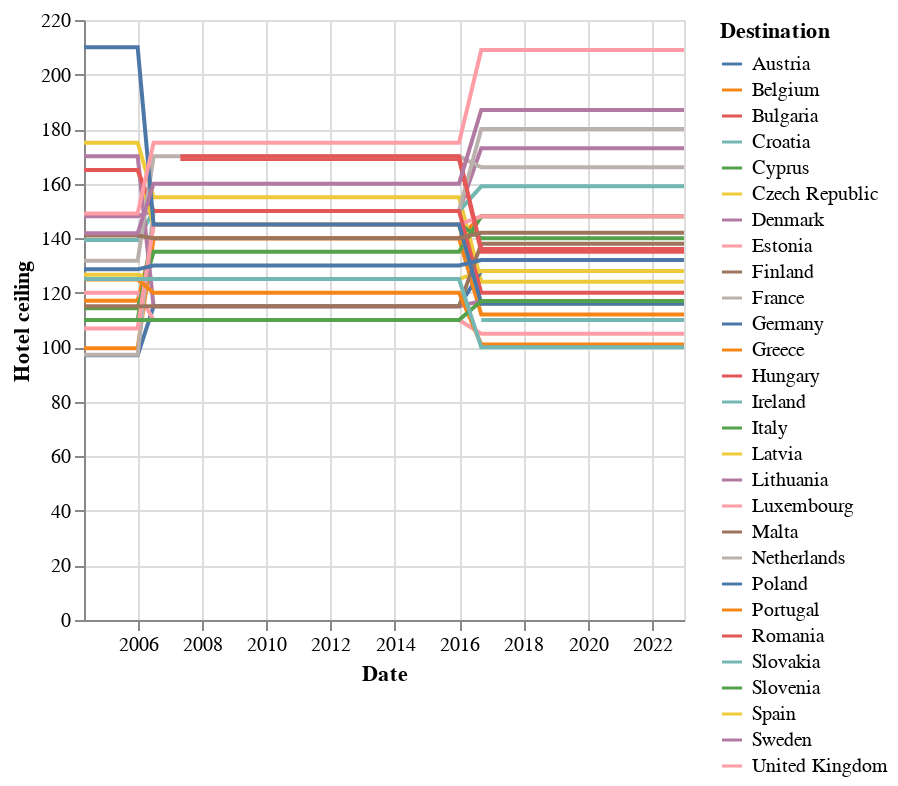

This figure's notebook cell:
### Code cell
selection = alt.selection_point(fields=['Destination'], bind='legend')

alt.Chart(df_adjusted).mark_line().encode(
    x = "Date",
    y = "Hotel ceiling",
    color = "Destination",
    tooltip = ["Destination", "Date"],
    opacity=alt.condition(selection, alt.value(1), alt.value(0.2))
).add_params(
    selection
).interactive()

### Figure 1 — Vega-Lite specification as saved in the notebook (floating-point values rounded to 4 significant figures; data arrays with more than 128 entries replaced by an {"elided": "..."} marker saying what was removed)
{"config": {"view": {"continuousWidth": 300, "continuousHeight": 300}}, "data": {"name": "data-570864901222e463704d87ae09ecc99d"}, "mark": {"type": "line"}, "encoding": {"color": {"field": "Destination", "type": "nominal"}, "opacity": {"condition": {"param": "param_13", "value": 1}, "value": 0.2}, "tooltip": [{"field": "Destination", "type": "nominal"}, {"field": "Date", "type": "temporal"}], "x": {"field": "Date", "type": "temporal"}, "y": {"field": "Hotel ceiling", "type": "quantitative"}}, "params": [{"name": "param_13", "select": {"type": "point", "fields": ["Destination"]}, "bind": "legend"}, {"name": "param_14", "select": {"type": "interval", "encodings": ["x", "y"]}, "bind": "scales"}], "$schema": "https://vega.github.io/schema/vega-lite/v5.16.3.json", "datasets": {"data-570864901222e463704d87ae09ecc99d": {"elided": "622 records"}}}
